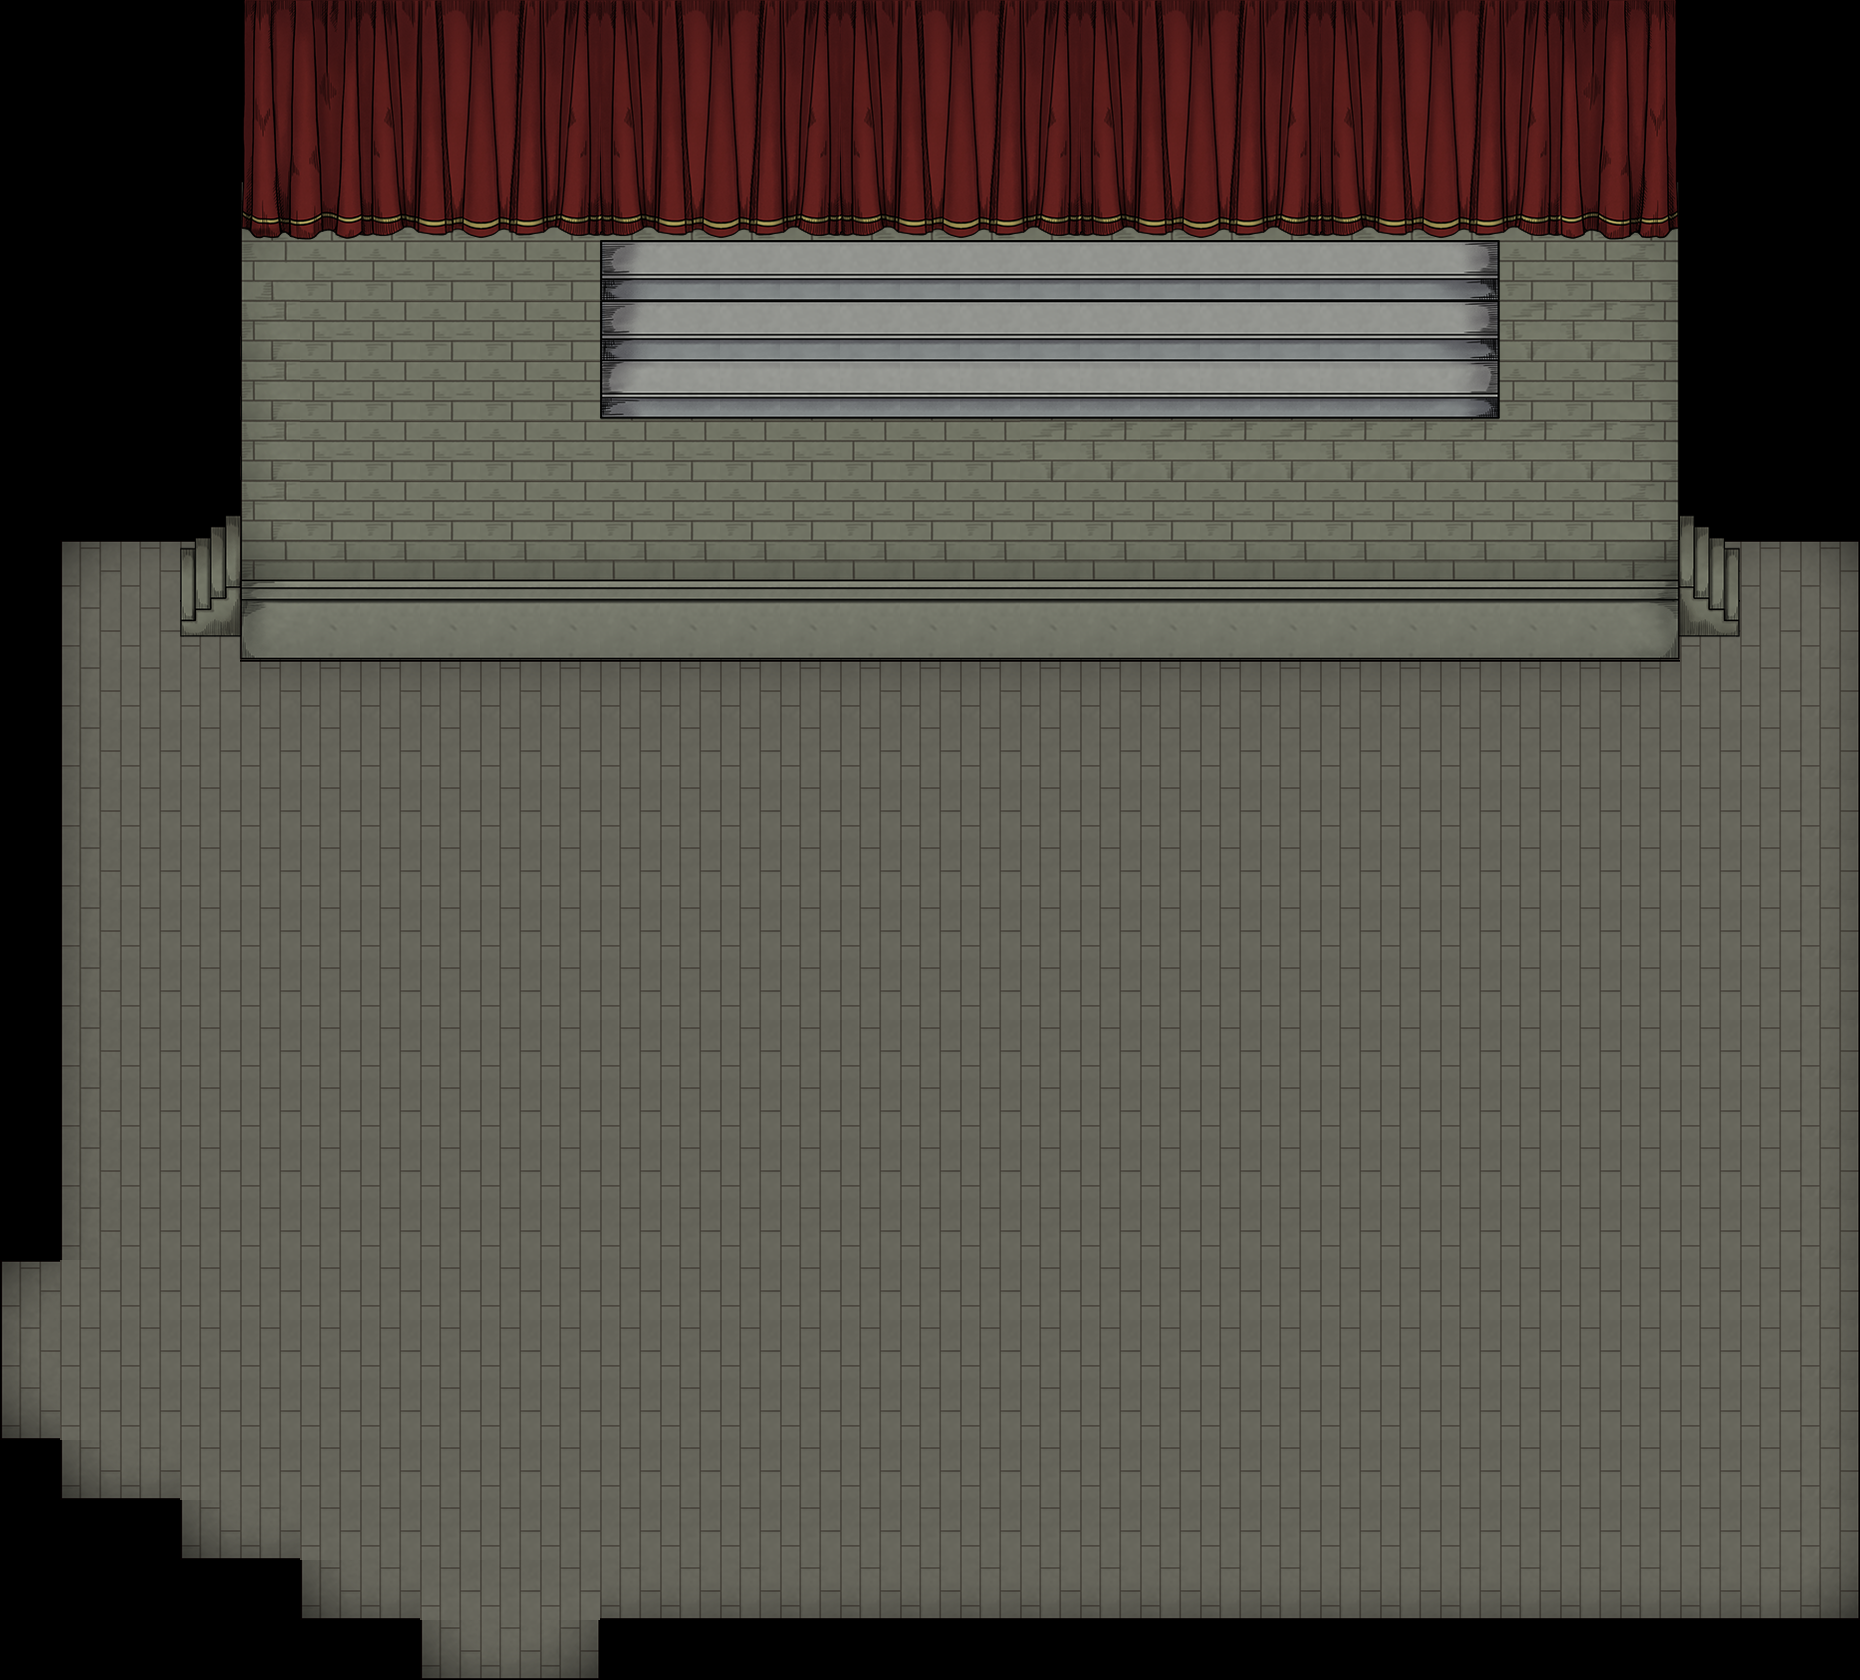

Rendered tile map (Tiled .tmx) drawn with the repository's tilesets; below, a short description and the map source with its tile grids summarised:
An orthogonal 31x28 tile map with 60x60 px tiles, 4 tile layers (FLOOR, stage, curtain, Stair), 4 tilesets.

<map version="1.0" orientation="orthogonal" renderorder="left-up" width="31" height="28" tilewidth="60" tileheight="60" nextobjectid="1">
 <tileset firstgid="1" name="1-2_hall_curtain" tilewidth="60" tileheight="60" tilecount="32">
  <image source="../img/1-2_hall_curtain.png" trans="ff00ff" width="480" height="240" />
 </tileset>
 <tileset firstgid="33" name="1-2_hall_floor" tilewidth="60" tileheight="60" tilecount="9">
  <image source="../img/1-2_hall_floor.png" trans="ff00ff" width="180" height="180" />
 </tileset>
 <tileset firstgid="42" name="1-2_hall_stage" tilewidth="60" tileheight="60" tilecount="25">
  <image source="../img/1-2_hall_stage.png" trans="ff00ff" width="300" height="300" />
 </tileset>
 <tileset firstgid="67" name="1-2_hall_stair" tilewidth="60" tileheight="60" tilecount="6">
  <image source="../img/1-2_hall_stair.png" trans="ff00ff" width="180" height="120" />
 </tileset>
 <layer name="FLOOR" width="31" height="28">
  <data>[868 cells, 540 non-empty, 9 distinct tile ids]</data>
 </layer>
 <layer name="stage" width="31" height="28">
  <data>[868 cells, 198 non-empty, 20 distinct tile ids]</data>
 </layer>
 <layer name="curtain" width="31" height="28">
  <data>[868 cells, 96 non-empty, 32 distinct tile ids]</data>
 </layer>
 <layer name="Stair" width="31" height="28">
  <data>[868 cells, 45 non-empty, 6 distinct tile ids]</data>
 </layer>
</map>
